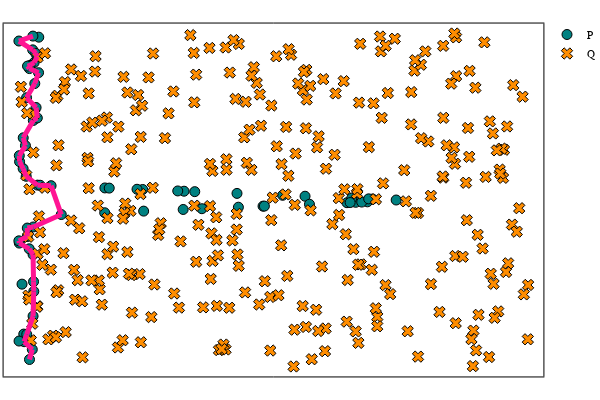

The notebook cell this image was saved under:
### Code cell
# plot cycle rep of selected bar
cycle = classrep(VR_P, class = VR_P_class, dim = 1)
cycle = [sort(cycle[:,i]) for i = 1:size(cycle,2)]
plot_cycle_square_torus(P_2d, Q_2d, cycle = cycle)

### Figure 1 — Plotly figure (JSON) as saved in the notebook; plotly's stock layout.template omitted (floating-point values rounded to 4 significant figures; data arrays with more than 128 entries replaced by an {"elided": "..."} marker saying what was removed)
{"data": [{"colorbar": {"title": ""}, "legendgroup": "P", "marker": {"color": "rgba(0, 129, 129, 1.000)", "line": {"color": "rgba(0, 0, 0, 1.000)", "width": 1}, "size": 10, "symbol": "circle"}, "mode": "markers", "name": "P", "showlegend": true, "type": "scatter", "x": [0.0413, 0.1794, 0.167, 0.1763, 0.18, 0.1048, 0.003328, 1.055, 0.1895, 0.2437, 0.1854, 0.06744, 0.05495, 0.1823, 0.06272, 0.1328, 0.008224, 0.2463, 0.09943, 0.1397, 0.08344, 0.01155, 0.002798, 0.0925, 0.008237, 0.1766, 0.1313, 0.1721, 0.2286, 0.2135, 0.1297, 0.1749, 0.106, 0.227, 0.1976, 0.0561, 0.09708, 0.1085, 0.2097, 0.005015, 2.024, 4.124, 3.23, 0.3969, 3.504, 0.5216, 0.2301, 2.99, 4.017, 1.518, 1.947, 4.33, 0.2627, 1.448, 1.109, 2.155, 1.529, 3.558, 2.689, 2.013, 4.619, 1.053, 2.242, 4.266, 4.198, 3.007, 2.672, 4.282, 4.076, 4.056], "xaxis": "x1", "y": [1.568, 4.641, 0.3429, 2.124, 2.642, 2.461, 6.131, 3.374, 5.727, 5.537, 1.432, 0.4885, 3.737, 1.616, 0.6313, 0.1544, 2.339, 6.204, 0.626, 5.674, 4.168, 3.866, 2.381, 3.592, 3.98, 0.9679, 5.614, 5.965, 4.687, 4.883, 2.232, 6.224, 2.621, 5.839, 5.333, 4.314, 5.067, 5.661, 5.9, 0.5006, 3.313, 3.104, 3.236, 3.416, 3.219, 2.875, 3.427, 3.032, 3.097, 3.345, 3.318, 3.166, 3.425, 3.349, 3.371, 3.304, 2.939, 3.068, 3.013, 2.97, 3.148, 2.909, 2.984, 3.113, 3.109, 3.033, 3.272, 3.169, 3.182, 3.1], "yaxis": "y1", "zmax": null, "zmin": null}, {"colorbar": {"title": ""}, "legendgroup": "Q", "marker": {"color": "rgba(255, 141, 0, 1.000)", "line": {"color": "rgba(0, 0, 0, 1.000)", "width": 1}, "size": 10, "symbol": "x"}, "mode": "markers", "name": "Q", "showlegend": true, "type": "scatter", "x": {"elided": "300 float values"}, "xaxis": "x1", "y": {"elided": "300 float values"}, "yaxis": "y1", "zmax": null, "zmin": null}, {"colorbar": {"title": ""}, "legendgroup": "", "line": {"color": "rgba(255, 20, 147, 1.000)", "dash": "solid", "shape": "linear", "width": 5}, "mode": "lines", "name": "", "showlegend": false, "type": "scatter", "x": [0.1397, 0.1085], "xaxis": "x1", "y": [5.674, 5.661], "yaxis": "y1", "zmax": null, "zmin": null}, {"colorbar": {"title": ""}, "legendgroup": "", "line": {"color": "rgba(255, 20, 147, 1.000)", "dash": "solid", "shape": "linear", "width": 5}, "mode": "lines", "name": "", "showlegend": false, "type": "scatter", "x": [0.167, 0.06744], "xaxis": "x1", "y": [0.3429, 0.4885], "yaxis": "y1", "zmax": null, "zmin": null}, {"colorbar": {"title": ""}, "legendgroup": "", "line": {"color": "rgba(255, 20, 147, 1.000)", "dash": "solid", "shape": "linear", "width": 5}, "mode": "lines", "name": "", "showlegend": false, "type": "scatter", "x": [0.167, 0.1328], "xaxis": "x1", "y": [0.3429, 0.1544], "yaxis": "y1", "zmax": null, "zmin": null}, {"colorbar": {"title": ""}, "legendgroup": "", "line": {"color": "rgba(255, 20, 147, 1.000)", "dash": "solid", "shape": "linear", "width": 5}, "mode": "lines", "name": "", "showlegend": false, "type": "scatter", "x": [0.08344, 0.0561], "xaxis": "x1", "y": [4.168, 4.314], "yaxis": "y1", "zmax": null, "zmin": null}, {"colorbar": {"title": ""}, "legendgroup": "", "line": {"color": "rgba(255, 20, 147, 1.000)", "dash": "solid", "shape": "linear", "width": 5}, "mode": "lines", "name": "", "showlegend": false, "type": "scatter", "x": [0.003328, 0.1749], "xaxis": "x1", "y": [6.131, 6.224], "yaxis": "y1", "zmax": null, "zmin": null}, {"colorbar": {"title": ""}, "legendgroup": "", "line": {"color": "rgba(255, 20, 147, 1.000)", "dash": "solid", "shape": "linear", "width": 5}, "mode": "lines", "name": "", "showlegend": false, "type": "scatter", "x": [0.01155, 0.008237], "xaxis": "x1", "y": [3.866, 3.98], "yaxis": "y1", "zmax": null, "zmin": null}, {"colorbar": {"title": ""}, "legendgroup": "", "line": {"color": "rgba(255, 20, 147, 1.000)", "dash": "solid", "shape": "linear", "width": 5}, "mode": "lines", "name": "", "showlegend": false, "type": "scatter", "x": [0.2301, 0.2627], "xaxis": "x1", "y": [3.427, 3.425], "yaxis": "y1", "zmax": null, "zmin": null}, {"colorbar": {"title": ""}, "legendgroup": "", "line": {"color": "rgba(255, 20, 147, 1.000)", "dash": "solid", "shape": "linear", "width": 5}, "mode": "lines", "name": "", "showlegend": false, "type": "scatter", "x": [0.1763, 0.1297], "xaxis": "x1", "y": [2.124, 2.232], "yaxis": "y1", "zmax": null, "zmin": null}, {"colorbar": {"title": ""}, "legendgroup": "", "line": {"color": "rgba(255, 20, 147, 1.000)", "dash": "solid", "shape": "linear", "width": 5}, "mode": "lines", "name": "", "showlegend": false, "type": "scatter", "x": [0.1313, 0.1085], "xaxis": "x1", "y": [5.614, 5.661], "yaxis": "y1", "zmax": null, "zmin": null}, {"colorbar": {"title": ""}, "legendgroup": "", "line": {"color": "rgba(255, 20, 147, 1.000)", "dash": "solid", "shape": "linear", "width": 5}, "mode": "lines", "name": "", "showlegend": false, "type": "scatter", "x": [0.2437, 0.1313], "xaxis": "x1", "y": [5.537, 5.614], "yaxis": "y1", "zmax": null, "zmin": null}, {"colorbar": {"title": ""}, "legendgroup": "", "line": {"color": "rgba(255, 20, 147, 1.000)", "dash": "solid", "shape": "linear", "width": 5}, "mode": "lines", "name": "", "showlegend": false, "type": "scatter", "x": [0.2437, 0.1976], "xaxis": "x1", "y": [5.537, 5.333], "yaxis": "y1", "zmax": null, "zmin": null}, {"colorbar": {"title": ""}, "legendgroup": "", "line": {"color": "rgba(255, 20, 147, 1.000)", "dash": "solid", "shape": "linear", "width": 5}, "mode": "lines", "name": "", "showlegend": false, "type": "scatter", "x": [0.1794, 0.2286], "xaxis": "x1", "y": [4.641, 4.687], "yaxis": "y1", "zmax": null, "zmin": null}, {"colorbar": {"title": ""}, "legendgroup": "", "line": {"color": "rgba(255, 20, 147, 1.000)", "dash": "solid", "shape": "linear", "width": 5}, "mode": "lines", "name": "", "showlegend": false, "type": "scatter", "x": [0.227, 0.2097], "xaxis": "x1", "y": [5.839, 5.9], "yaxis": "y1", "zmax": null, "zmin": null}, {"colorbar": {"title": ""}, "legendgroup": "", "line": {"color": "rgba(255, 20, 147, 1.000)", "dash": "solid", "shape": "linear", "width": 5}, "mode": "lines", "name": "", "showlegend": false, "type": "scatter", "x": [0.1895, 0.1397], "xaxis": "x1", "y": [5.727, 5.674], "yaxis": "y1", "zmax": null, "zmin": null}, {"colorbar": {"title": ""}, "legendgroup": "", "line": {"color": "rgba(255, 20, 147, 1.000)", "dash": "solid", "shape": "linear", "width": 5}, "mode": "lines", "name": "", "showlegend": false, "type": "scatter", "x": [0.18, 0.106], "xaxis": "x1", "y": [2.642, 2.621], "yaxis": "y1", "zmax": null, "zmin": null}, {"colorbar": {"title": ""}, "legendgroup": "", "line": {"color": "rgba(255, 20, 147, 1.000)", "dash": "solid", "shape": "linear", "width": 5}, "mode": "lines", "name": "", "showlegend": false, "type": "scatter", "x": [0.05495, 0.01155], "xaxis": "x1", "y": [3.737, 3.866], "yaxis": "y1", "zmax": null, "zmin": null}, {"colorbar": {"title": ""}, "legendgroup": "", "line": {"color": "rgba(255, 20, 147, 1.000)", "dash": "solid", "shape": "linear", "width": 5}, "mode": "lines", "name": "", "showlegend": false, "type": "scatter", "x": [0.008224, 0.002798], "xaxis": "x1", "y": [2.339, 2.381], "yaxis": "y1", "zmax": null, "zmin": null}, {"colorbar": {"title": ""}, "legendgroup": "", "line": {"color": "rgba(255, 20, 147, 1.000)", "dash": "solid", "shape": "linear", "width": 5}, "mode": "lines", "name": "", "showlegend": false, "type": "scatter", "x": [0.2286, 0.2135], "xaxis": "x1", "y": [4.687, 4.883], "yaxis": "y1", "zmax": null, "zmin": null}, {"colorbar": {"title": ""}, "legendgroup": "", "line": {"color": "rgba(255, 20, 147, 1.000)", "dash": "solid", "shape": "linear", "width": 5}, "mode": "lines", "name": "", "showlegend": false, "type": "scatter", "x": [0.08344, 0.008237], "xaxis": "x1", "y": [4.168, 3.98], "yaxis": "y1", "zmax": null, "zmin": null}, {"colorbar": {"title": ""}, "legendgroup": "", "line": {"color": "rgba(255, 20, 147, 1.000)", "dash": "solid", "shape": "linear", "width": 5}, "mode": "lines", "name": "", "showlegend": false, "type": "scatter", "x": [0.06744, 0.09943], "xaxis": "x1", "y": [0.4885, 0.626], "yaxis": "y1", "zmax": null, "zmin": null}, {"colorbar": {"title": ""}, "legendgroup": "", "line": {"color": "rgba(255, 20, 147, 1.000)", "dash": "solid", "shape": "linear", "width": 5}, "mode": "lines", "name": "", "showlegend": false, "type": "scatter", "x": [0.05495, 0.0925], "xaxis": "x1", "y": [3.737, 3.592], "yaxis": "y1", "zmax": null, "zmin": null}, {"colorbar": {"title": ""}, "legendgroup": "", "line": {"color": "rgba(255, 20, 147, 1.000)", "dash": "solid", "shape": "linear", "width": 5}, "mode": "lines", "name": "", "showlegend": false, "type": "scatter", "x": [0.1721, 0.2097], "xaxis": "x1", "y": [5.965, 5.9], "yaxis": "y1", "zmax": null, "zmin": null}, {"colorbar": {"title": ""}, "legendgroup": "", "line": {"color": "rgba(255, 20, 147, 1.000)", "dash": "solid", "shape": "linear", "width": 5}, "mode": "lines", "name": "", "showlegend": false, "type": "scatter", "x": [0.1854, 0.1823], "xaxis": "x1", "y": [1.432, 1.616], "yaxis": "y1", "zmax": null, "zmin": null}, {"colorbar": {"title": ""}, "legendgroup": "", "line": {"color": "rgba(255, 20, 147, 1.000)", "dash": "solid", "shape": "linear", "width": 5}, "mode": "lines", "name": "", "showlegend": false, "type": "scatter", "x": [0.09943, 0.1766], "xaxis": "x1", "y": [0.626, 0.9679], "yaxis": "y1", "zmax": null, "zmin": null}, {"colorbar": {"title": ""}, "legendgroup": "", "line": {"color": "rgba(255, 20, 147, 1.000)", "dash": "solid", "shape": "linear", "width": 5}, "mode": "lines", "name": "", "showlegend": false, "type": "scatter", "x": [0.3969, 0.2627], "xaxis": "x1", "y": [3.416, 3.425], "yaxis": "y1", "zmax": null, "zmin": null}, {"colorbar": {"title": ""}, "legendgroup": "", "line": {"color": "rgba(255, 20, 147, 1.000)", "dash": "solid", "shape": "linear", "width": 5}, "mode": "lines", "name": "", "showlegend": false, "type": "scatter", "x": [0.1048, 0.002798], "xaxis": "x1", "y": [2.461, 2.381], "yaxis": "y1", "zmax": null, "zmin": null}, {"colorbar": {"title": ""}, "legendgroup": "", "line": {"color": "rgba(255, 20, 147, 1.000)", "dash": "solid", "shape": "linear", "width": 5}, "mode": "lines", "name": "", "showlegend": false, "type": "scatter", "x": [0.2135, 0.09708], "xaxis": "x1", "y": [4.883, 5.067], "yaxis": "y1", "zmax": null, "zmin": null}, {"colorbar": {"title": ""}, "legendgroup": "", "line": {"color": "rgba(255, 20, 147, 1.000)", "dash": "solid", "shape": "linear", "width": 5}, "mode": "lines", "name": "", "showlegend": false, "type": "scatter", "x": [0.18, 0.5216], "xaxis": "x1", "y": [2.642, 2.875], "yaxis": "y1", "zmax": null, "zmin": null}, {"colorbar": {"title": ""}, "legendgroup": "", "line": {"color": "rgba(255, 20, 147, 1.000)", "dash": "solid", "shape": "linear", "width": 5}, "mode": "lines", "name": "", "showlegend": false, "type": "scatter", "x": [0.0925, 0.2301], "xaxis": "x1", "y": [3.592, 3.427], "yaxis": "y1", "zmax": null, "zmin": null}, {"colorbar": {"title": ""}, "legendgroup": "", "line": {"color": "rgba(255, 20, 147, 1.000)", "dash": "solid", "shape": "linear", "width": 5}, "mode": "lines", "name": "", "showlegend": false, "type": "scatter", "x": [0.1854, 0.1766], "xaxis": "x1", "y": [1.432, 0.9679], "yaxis": "y1", "zmax": null, "zmin": null}, {"colorbar": {"title": ""}, "legendgroup": "", "line": {"color": "rgba(255, 20, 147, 1.000)", "dash": "solid", "shape": "linear", "width": 5}, "mode": "lines", "name": "", "showlegend": false, "type": "scatter", "x": [0.1895, 0.227], "xaxis": "x1", "y": [5.727, 5.839], "yaxis": "y1", "zmax": null, "zmin": null}, {"colorbar": {"title": ""}, "legendgroup": "", "line": {"color": "rgba(255, 20, 147, 1.000)", "dash": "solid", "shape": "linear", "width": 5}, "mode": "lines", "name": "", "showlegend": false, "type": "scatter", "x": [0.1976, 0.09708], "xaxis": "x1", "y": [5.333, 5.067], "yaxis": "y1", "zmax": null, "zmin": null}, {"colorbar": {"title": ""}, "legendgroup": "", "line": {"color": "rgba(255, 20, 147, 1.000)", "dash": "solid", "shape": "linear", "width": 5}, "mode": "lines", "name": "", "showlegend": false, "type": "scatter", "x": [0.008224, 0.1297], "xaxis": "x1", "y": [2.339, 2.232], "yaxis": "y1", "zmax": null, "zmin": null}, {"colorbar": {"title": ""}, "legendgroup": "", "line": {"color": "rgba(255, 20, 147, 1.000)", "dash": "solid", "shape": "linear", "width": 5}, "mode": "lines", "name": "", "showlegend": false, "type": "scatter", "x": [0.1048, 0.106], "xaxis": "x1", "y": [2.461, 2.621], "yaxis": "y1", "zmax": null, "zmin": null}, {"colorbar": {"title": ""}, "legendgroup": "", "line": {"color": "rgba(255, 20, 147, 1.000)", "dash": "solid", "shape": "linear", "width": 5}, "mode": "lines", "name": "", "showlegend": false, "type": "scatter", "x": [0.003328, 0.1721], "xaxis": "x1", "y": [6.131, 5.965], "yaxis": "y1", "zmax": null, "zmin": null}, {"colorbar": {"title": ""}, "legendgroup": "", "line": {"color": "rgba(255, 20, 147, 1.000)", "dash": "solid", "shape": "linear", "width": 5}, "mode": "lines", "name": "", "showlegend": false, "type": "scatter", "x": [0.1763, 0.1823], "xaxis": "x1", "y": [2.124, 1.616], "yaxis": "y1", "zmax": null, "zmin": null}, {"colorbar": {"title": ""}, "legendgroup": "", "line": {"color": "rgba(255, 20, 147, 1.000)", "dash": "solid", "shape": "linear", "width": 5}, "mode": "lines", "name": "", "showlegend": false, "type": "scatter", "x": [0.1794, 0.0561], "xaxis": "x1", "y": [4.641, 4.314], "yaxis": "y1", "zmax": null, "zmin": null}, {"colorbar": {"title": ""}, "legendgroup": "", "line": {"color": "rgba(255, 20, 147, 1.000)", "dash": "solid", "shape": "linear", "width": 5}, "mode": "lines", "name": "", "showlegend": false, "type": "scatter", "x": [0.3969, 0.5216], "xaxis": "x1", "y": [3.416, 2.875], "yaxis": "y1", "zmax": null, "zmin": null}], "layout": {"annotations": [], "height": 400, "legend": {"bgcolor": "rgba(255, 255, 255, 1.000)", "bordercolor": "rgba(0, 0, 0, 1.000)", "font": {"color": "rgba(0, 0, 0, 1.000)", "family": "sans-serif", "size": 11}, "tracegroupgap": 0, "x": 1, "y": 1}, "margin": {"b": 20, "l": 0, "r": 0, "t": 20}, "paper_bgcolor": "rgba(255, 255, 255, 1.000)", "plot_bgcolor": "rgba(255, 255, 255, 1.000)", "showlegend": true, "width": 600, "xaxis": {"anchor": "y1", "domain": [0.006562, 0.9934], "gridcolor": "rgba(0, 0, 0, 0.100)", "gridwidth": 0.5, "linecolor": "rgba(0, 0, 0, 1.000)", "mirror": true, "range": [-0.1841, 6.42], "showgrid": true, "showline": true, "showticklabels": true, "tickangle": 0, "tickcolor": "rgb(0, 0, 0)", "tickfont": {"color": "rgba(0, 0, 0, 1.000)", "family": "sans-serif", "size": 11}, "tickmode": "array", "ticks": "inside", "ticktext": [], "tickvals": [], "title": "", "titlefont": {"color": "rgba(0, 0, 0, 1.000)", "family": "sans-serif", "size": 15}, "type": "-", "visible": true, "zeroline": false, "zerolinecolor": "rgba(0, 0, 0, 1.000)"}, "yaxis": {"anchor": "x1", "domain": [0.009843, 0.9902], "gridcolor": "rgba(0, 0, 0, 0.100)", "gridwidth": 0.5, "linecolor": "rgba(0, 0, 0, 1.000)", "mirror": true, "range": [-0.1638, 6.459], "showgrid": true, "showline": true, "showticklabels": true, "tickangle": 0, "tickcolor": "rgb(0, 0, 0)", "tickfont": {"color": "rgba(0, 0, 0, 1.000)", "family": "sans-serif", "size": 11}, "tickmode": "array", "ticks": "inside", "ticktext": [], "tickvals": [], "title": "", "titlefont": {"color": "rgba(0, 0, 0, 1.000)", "family": "sans-serif", "size": 15}, "type": "-", "visible": true, "zeroline": false, "zerolinecolor": "rgba(0, 0, 0, 1.000)"}}}
